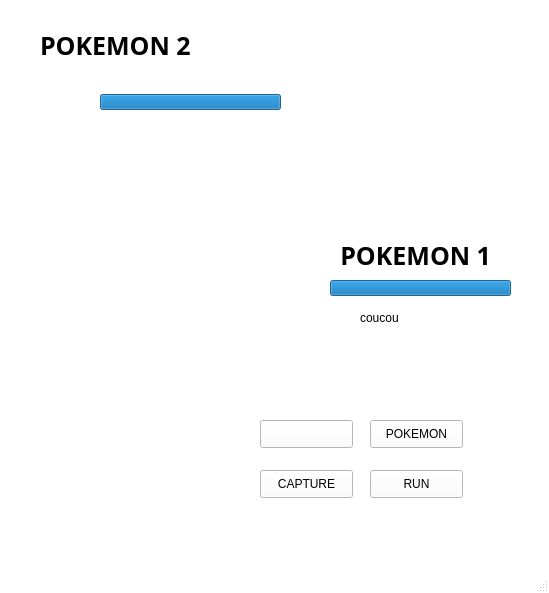
<?xml version="1.0" encoding="UTF-8"?>
<ui version="4.0">
 <class>MainWindow</class>
 <widget class="QMainWindow" name="MainWindow">
  <property name="geometry">
   <rect>
    <x>0</x>
    <y>0</y>
    <width>549</width>
    <height>593</height>
   </rect>
  </property>
  <property name="palette">
   <palette>
    <active>
     <colorrole role="WindowText">
      <brush brushstyle="SolidPattern">
       <color alpha="255">
        <red>0</red>
        <green>0</green>
        <blue>0</blue>
       </color>
      </brush>
     </colorrole>
     <colorrole role="Button">
      <brush brushstyle="SolidPattern">
       <color alpha="255">
        <red>255</red>
        <green>255</green>
        <blue>255</blue>
       </color>
      </brush>
     </colorrole>
     <colorrole role="Light">
      <brush brushstyle="SolidPattern">
       <color alpha="255">
        <red>255</red>
        <green>255</green>
        <blue>255</blue>
       </color>
      </brush>
     </colorrole>
     <colorrole role="Midlight">
      <brush brushstyle="SolidPattern">
       <color alpha="255">
        <red>255</red>
        <green>255</green>
        <blue>255</blue>
       </color>
      </brush>
     </colorrole>
     <colorrole role="Dark">
      <brush brushstyle="SolidPattern">
       <color alpha="255">
        <red>127</red>
        <green>127</green>
        <blue>127</blue>
       </color>
      </brush>
     </colorrole>
     <colorrole role="Mid">
      <brush brushstyle="SolidPattern">
       <color alpha="255">
        <red>170</red>
        <green>170</green>
        <blue>170</blue>
       </color>
      </brush>
     </colorrole>
     <colorrole role="Text">
      <brush brushstyle="SolidPattern">
       <color alpha="255">
        <red>0</red>
        <green>0</green>
        <blue>0</blue>
       </color>
      </brush>
     </colorrole>
     <colorrole role="BrightText">
      <brush brushstyle="SolidPattern">
       <color alpha="255">
        <red>255</red>
        <green>255</green>
        <blue>255</blue>
       </color>
      </brush>
     </colorrole>
     <colorrole role="ButtonText">
      <brush brushstyle="SolidPattern">
       <color alpha="255">
        <red>0</red>
        <green>0</green>
        <blue>0</blue>
       </color>
      </brush>
     </colorrole>
     <colorrole role="Base">
      <brush brushstyle="SolidPattern">
       <color alpha="255">
        <red>255</red>
        <green>255</green>
        <blue>255</blue>
       </color>
      </brush>
     </colorrole>
     <colorrole role="Window">
      <brush brushstyle="SolidPattern">
       <color alpha="255">
        <red>255</red>
        <green>255</green>
        <blue>255</blue>
       </color>
      </brush>
     </colorrole>
     <colorrole role="Shadow">
      <brush brushstyle="SolidPattern">
       <color alpha="255">
        <red>0</red>
        <green>0</green>
        <blue>0</blue>
       </color>
      </brush>
     </colorrole>
     <colorrole role="AlternateBase">
      <brush brushstyle="SolidPattern">
       <color alpha="255">
        <red>255</red>
        <green>255</green>
        <blue>255</blue>
       </color>
      </brush>
     </colorrole>
     <colorrole role="ToolTipBase">
      <brush brushstyle="SolidPattern">
       <color alpha="255">
        <red>255</red>
        <green>255</green>
        <blue>220</blue>
       </color>
      </brush>
     </colorrole>
     <colorrole role="ToolTipText">
      <brush brushstyle="SolidPattern">
       <color alpha="255">
        <red>0</red>
        <green>0</green>
        <blue>0</blue>
       </color>
      </brush>
     </colorrole>
    </active>
    <inactive>
     <colorrole role="WindowText">
      <brush brushstyle="SolidPattern">
       <color alpha="255">
        <red>0</red>
        <green>0</green>
        <blue>0</blue>
       </color>
      </brush>
     </colorrole>
     <colorrole role="Button">
      <brush brushstyle="SolidPattern">
       <color alpha="255">
        <red>255</red>
        <green>255</green>
        <blue>255</blue>
       </color>
      </brush>
     </colorrole>
     <colorrole role="Light">
      <brush brushstyle="SolidPattern">
       <color alpha="255">
        <red>255</red>
        <green>255</green>
        <blue>255</blue>
       </color>
      </brush>
     </colorrole>
     <colorrole role="Midlight">
      <brush brushstyle="SolidPattern">
       <color alpha="255">
        <red>255</red>
        <green>255</green>
        <blue>255</blue>
       </color>
      </brush>
     </colorrole>
     <colorrole role="Dark">
      <brush brushstyle="SolidPattern">
       <color alpha="255">
        <red>127</red>
        <green>127</green>
        <blue>127</blue>
       </color>
      </brush>
     </colorrole>
     <colorrole role="Mid">
      <brush brushstyle="SolidPattern">
       <color alpha="255">
        <red>170</red>
        <green>170</green>
        <blue>170</blue>
       </color>
      </brush>
     </colorrole>
     <colorrole role="Text">
      <brush brushstyle="SolidPattern">
       <color alpha="255">
        <red>0</red>
        <green>0</green>
        <blue>0</blue>
       </color>
      </brush>
     </colorrole>
     <colorrole role="BrightText">
      <brush brushstyle="SolidPattern">
       <color alpha="255">
        <red>255</red>
        <green>255</green>
        <blue>255</blue>
       </color>
      </brush>
     </colorrole>
     <colorrole role="ButtonText">
      <brush brushstyle="SolidPattern">
       <color alpha="255">
        <red>0</red>
        <green>0</green>
        <blue>0</blue>
       </color>
      </brush>
     </colorrole>
     <colorrole role="Base">
      <brush brushstyle="SolidPattern">
       <color alpha="255">
        <red>255</red>
        <green>255</green>
        <blue>255</blue>
       </color>
      </brush>
     </colorrole>
     <colorrole role="Window">
      <brush brushstyle="SolidPattern">
       <color alpha="255">
        <red>255</red>
        <green>255</green>
        <blue>255</blue>
       </color>
      </brush>
     </colorrole>
     <colorrole role="Shadow">
      <brush brushstyle="SolidPattern">
       <color alpha="255">
        <red>0</red>
        <green>0</green>
        <blue>0</blue>
       </color>
      </brush>
     </colorrole>
     <colorrole role="AlternateBase">
      <brush brushstyle="SolidPattern">
       <color alpha="255">
        <red>255</red>
        <green>255</green>
        <blue>255</blue>
       </color>
      </brush>
     </colorrole>
     <colorrole role="ToolTipBase">
      <brush brushstyle="SolidPattern">
       <color alpha="255">
        <red>255</red>
        <green>255</green>
        <blue>220</blue>
       </color>
      </brush>
     </colorrole>
     <colorrole role="ToolTipText">
      <brush brushstyle="SolidPattern">
       <color alpha="255">
        <red>0</red>
        <green>0</green>
        <blue>0</blue>
       </color>
      </brush>
     </colorrole>
    </inactive>
    <disabled>
     <colorrole role="WindowText">
      <brush brushstyle="SolidPattern">
       <color alpha="255">
        <red>127</red>
        <green>127</green>
        <blue>127</blue>
       </color>
      </brush>
     </colorrole>
     <colorrole role="Button">
      <brush brushstyle="SolidPattern">
       <color alpha="255">
        <red>255</red>
        <green>255</green>
        <blue>255</blue>
       </color>
      </brush>
     </colorrole>
     <colorrole role="Light">
      <brush brushstyle="SolidPattern">
       <color alpha="255">
        <red>255</red>
        <green>255</green>
        <blue>255</blue>
       </color>
      </brush>
     </colorrole>
     <colorrole role="Midlight">
      <brush brushstyle="SolidPattern">
       <color alpha="255">
        <red>255</red>
        <green>255</green>
        <blue>255</blue>
       </color>
      </brush>
     </colorrole>
     <colorrole role="Dark">
      <brush brushstyle="SolidPattern">
       <color alpha="255">
        <red>127</red>
        <green>127</green>
        <blue>127</blue>
       </color>
      </brush>
     </colorrole>
     <colorrole role="Mid">
      <brush brushstyle="SolidPattern">
       <color alpha="255">
        <red>170</red>
        <green>170</green>
        <blue>170</blue>
       </color>
      </brush>
     </colorrole>
     <colorrole role="Text">
      <brush brushstyle="SolidPattern">
       <color alpha="255">
        <red>127</red>
        <green>127</green>
        <blue>127</blue>
       </color>
      </brush>
     </colorrole>
     <colorrole role="BrightText">
      <brush brushstyle="SolidPattern">
       <color alpha="255">
        <red>255</red>
        <green>255</green>
        <blue>255</blue>
       </color>
      </brush>
     </colorrole>
     <colorrole role="ButtonText">
      <brush brushstyle="SolidPattern">
       <color alpha="255">
        <red>127</red>
        <green>127</green>
        <blue>127</blue>
       </color>
      </brush>
     </colorrole>
     <colorrole role="Base">
      <brush brushstyle="SolidPattern">
       <color alpha="255">
        <red>255</red>
        <green>255</green>
        <blue>255</blue>
       </color>
      </brush>
     </colorrole>
     <colorrole role="Window">
      <brush brushstyle="SolidPattern">
       <color alpha="255">
        <red>255</red>
        <green>255</green>
        <blue>255</blue>
       </color>
      </brush>
     </colorrole>
     <colorrole role="Shadow">
      <brush brushstyle="SolidPattern">
       <color alpha="255">
        <red>0</red>
        <green>0</green>
        <blue>0</blue>
       </color>
      </brush>
     </colorrole>
     <colorrole role="AlternateBase">
      <brush brushstyle="SolidPattern">
       <color alpha="255">
        <red>255</red>
        <green>255</green>
        <blue>255</blue>
       </color>
      </brush>
     </colorrole>
     <colorrole role="ToolTipBase">
      <brush brushstyle="SolidPattern">
       <color alpha="255">
        <red>255</red>
        <green>255</green>
        <blue>220</blue>
       </color>
      </brush>
     </colorrole>
     <colorrole role="ToolTipText">
      <brush brushstyle="SolidPattern">
       <color alpha="255">
        <red>0</red>
        <green>0</green>
        <blue>0</blue>
       </color>
      </brush>
     </colorrole>
    </disabled>
   </palette>
  </property>
  <property name="windowTitle">
   <string>MainWindow</string>
  </property>
  <widget class="QWidget" name="centralwidget">
   <widget class="QLabel" name="P1_N">
    <property name="geometry">
     <rect>
      <x>250</x>
      <y>220</y>
      <width>241</width>
      <height>71</height>
     </rect>
    </property>
    <property name="sizePolicy">
     <sizepolicy hsizetype="Preferred" vsizetype="Preferred">
      <horstretch>0</horstretch>
      <verstretch>0</verstretch>
     </sizepolicy>
    </property>
    <property name="font">
     <font>
      <family>Bahnschrift SemiLight</family>
      <pointsize>19</pointsize>
      <weight>75</weight>
      <italic>false</italic>
      <bold>true</bold>
      <strikeout>false</strikeout>
      <stylestrategy>PreferDefault</stylestrategy>
     </font>
    </property>
    <property name="text">
     <string>POKEMON 1</string>
    </property>
    <property name="textFormat">
     <enum>Qt::AutoText</enum>
    </property>
    <property name="scaledContents">
     <bool>false</bool>
    </property>
    <property name="alignment">
     <set>Qt::AlignRight|Qt::AlignTrailing|Qt::AlignVCenter</set>
    </property>
   </widget>
   <widget class="QLabel" name="label_2">
    <property name="geometry">
     <rect>
      <x>10</x>
      <y>390</y>
      <width>281</width>
      <height>141</height>
     </rect>
    </property>
    <property name="text">
     <string/>
    </property>
    <property name="pixmap">
     <pixmap>../../data/img/combat/cadre.jpg</pixmap>
    </property>
   </widget>
   <widget class="QLabel" name="cadre">
    <property name="geometry">
     <rect>
      <x>220</x>
      <y>390</y>
      <width>281</width>
      <height>141</height>
     </rect>
    </property>
    <property name="text">
     <string/>
    </property>
    <property name="pixmap">
     <pixmap>../../data/img/combat/cadre.jpg</pixmap>
    </property>
   </widget>
   <widget class="QLabel" name="P1">
    <property name="geometry">
     <rect>
      <x>40</x>
      <y>220</y>
      <width>171</width>
      <height>171</height>
     </rect>
    </property>
    <property name="text">
     <string/>
    </property>
    <property name="pixmap">
     <pixmap>../../data/img/combat/poke1.png</pixmap>
    </property>
    <property name="scaledContents">
     <bool>true</bool>
    </property>
   </widget>
   <widget class="QLabel" name="P2">
    <property name="geometry">
     <rect>
      <x>320</x>
      <y>40</y>
      <width>171</width>
      <height>171</height>
     </rect>
    </property>
    <property name="text">
     <string/>
    </property>
    <property name="pixmap">
     <pixmap>../../data/img/combat/poke2.png</pixmap>
    </property>
    <property name="scaledContents">
     <bool>true</bool>
    </property>
   </widget>
   <widget class="QLabel" name="P2_N">
    <property name="geometry">
     <rect>
      <x>40</x>
      <y>10</y>
      <width>241</width>
      <height>71</height>
     </rect>
    </property>
    <property name="sizePolicy">
     <sizepolicy hsizetype="Preferred" vsizetype="Preferred">
      <horstretch>0</horstretch>
      <verstretch>0</verstretch>
     </sizepolicy>
    </property>
    <property name="font">
     <font>
      <family>Bahnschrift SemiLight</family>
      <pointsize>19</pointsize>
      <weight>75</weight>
      <italic>false</italic>
      <bold>true</bold>
      <strikeout>false</strikeout>
      <stylestrategy>PreferDefault</stylestrategy>
     </font>
    </property>
    <property name="text">
     <string>POKEMON 2</string>
    </property>
    <property name="textFormat">
     <enum>Qt::AutoText</enum>
    </property>
    <property name="scaledContents">
     <bool>false</bool>
    </property>
    <property name="alignment">
     <set>Qt::AlignLeading|Qt::AlignLeft|Qt::AlignVCenter</set>
    </property>
   </widget>
   <widget class="QProgressBar" name="PV1_2">
    <property name="enabled">
     <bool>true</bool>
    </property>
    <property name="geometry">
     <rect>
      <x>330</x>
      <y>280</y>
      <width>181</width>
      <height>16</height>
     </rect>
    </property>
    <property name="font">
     <font>
      <family>Microsoft YaHei UI Light</family>
      <pointsize>12</pointsize>
      <weight>75</weight>
      <bold>true</bold>
     </font>
    </property>
    <property name="toolTip">
     <string/>
    </property>
    <property name="layoutDirection">
     <enum>Qt::LeftToRight</enum>
    </property>
    <property name="value">
     <number>100</number>
    </property>
    <property name="textVisible">
     <bool>false</bool>
    </property>
    <property name="orientation">
     <enum>Qt::Horizontal</enum>
    </property>
    <property name="textDirection">
     <enum>QProgressBar::TopToBottom</enum>
    </property>
    <property name="format">
     <string>%p / %m</string>
    </property>
   </widget>
   <widget class="QProgressBar" name="PV1_3">
    <property name="enabled">
     <bool>true</bool>
    </property>
    <property name="geometry">
     <rect>
      <x>100</x>
      <y>94</y>
      <width>181</width>
      <height>16</height>
     </rect>
    </property>
    <property name="font">
     <font>
      <family>Microsoft YaHei UI Light</family>
      <pointsize>12</pointsize>
      <weight>75</weight>
      <bold>true</bold>
     </font>
    </property>
    <property name="toolTip">
     <string/>
    </property>
    <property name="layoutDirection">
     <enum>Qt::LeftToRight</enum>
    </property>
    <property name="value">
     <number>100</number>
    </property>
    <property name="textVisible">
     <bool>false</bool>
    </property>
    <property name="orientation">
     <enum>Qt::Horizontal</enum>
    </property>
    <property name="textDirection">
     <enum>QProgressBar::TopToBottom</enum>
    </property>
    <property name="format">
     <string>%p / %m</string>
    </property>
   </widget>
   <widget class="QLabel" name="label">
    <property name="geometry">
     <rect>
      <x>22</x>
      <y>87</y>
      <width>271</width>
      <height>50</height>
     </rect>
    </property>
    <property name="text">
     <string/>
    </property>
    <property name="pixmap">
     <pixmap>../../data/img/combat/HP2.png</pixmap>
    </property>
    <property name="scaledContents">
     <bool>true</bool>
    </property>
   </widget>
   <widget class="QLabel" name="label_3">
    <property name="geometry">
     <rect>
      <x>241</x>
      <y>277</y>
      <width>290</width>
      <height>71</height>
     </rect>
    </property>
    <property name="text">
     <string/>
    </property>
    <property name="pixmap">
     <pixmap>../../data/img/combat/HP_1.png</pixmap>
    </property>
    <property name="scaledContents">
     <bool>true</bool>
    </property>
   </widget>
   <widget class="QLabel" name="label_4">
    <property name="geometry">
     <rect>
      <x>360</x>
      <y>310</y>
      <width>55</width>
      <height>16</height>
     </rect>
    </property>
    <property name="text">
     <string>coucou</string>
    </property>
   </widget>
   <widget class="QPushButton" name="pushButton">
    <property name="enabled">
     <bool>true</bool>
    </property>
    <property name="geometry">
     <rect>
      <x>260</x>
      <y>420</y>
      <width>93</width>
      <height>28</height>
     </rect>
    </property>
    <property name="styleSheet">
     <string notr="true">QPushButton:hover {
	background-image : url(&quot;../../data/img/combat/Sanstitre1.png&quot;);
}
</string>
    </property>
    <property name="text">
     <string/>
    </property>
    <property name="icon">
     <iconset>
      <normaloff>../../data/img/combat/Sans titre2.png</normaloff>../../data/img/combat/Sans titre2.png</iconset>
    </property>
    <property name="iconSize">
     <size>
      <width>80</width>
      <height>80</height>
     </size>
    </property>
    <property name="checkable">
     <bool>false</bool>
    </property>
    <property name="checked">
     <bool>false</bool>
    </property>
    <property name="autoRepeat">
     <bool>false</bool>
    </property>
    <property name="autoExclusive">
     <bool>false</bool>
    </property>
   </widget>
   <widget class="QPushButton" name="pushButton_2">
    <property name="geometry">
     <rect>
      <x>260</x>
      <y>470</y>
      <width>93</width>
      <height>28</height>
     </rect>
    </property>
    <property name="text">
     <string>CAPTURE</string>
    </property>
   </widget>
   <widget class="QPushButton" name="pushButton_3">
    <property name="geometry">
     <rect>
      <x>370</x>
      <y>420</y>
      <width>93</width>
      <height>28</height>
     </rect>
    </property>
    <property name="text">
     <string>POKEMON</string>
    </property>
   </widget>
   <widget class="QPushButton" name="pushButton_4">
    <property name="geometry">
     <rect>
      <x>370</x>
      <y>470</y>
      <width>93</width>
      <height>28</height>
     </rect>
    </property>
    <property name="text">
     <string>RUN</string>
    </property>
   </widget>
  </widget>
  <widget class="QMenuBar" name="menubar">
   <property name="geometry">
    <rect>
     <x>0</x>
     <y>0</y>
     <width>549</width>
     <height>26</height>
    </rect>
   </property>
  </widget>
  <widget class="QStatusBar" name="statusbar"/>
 </widget>
 <resources/>
 <connections/>
</ui>
